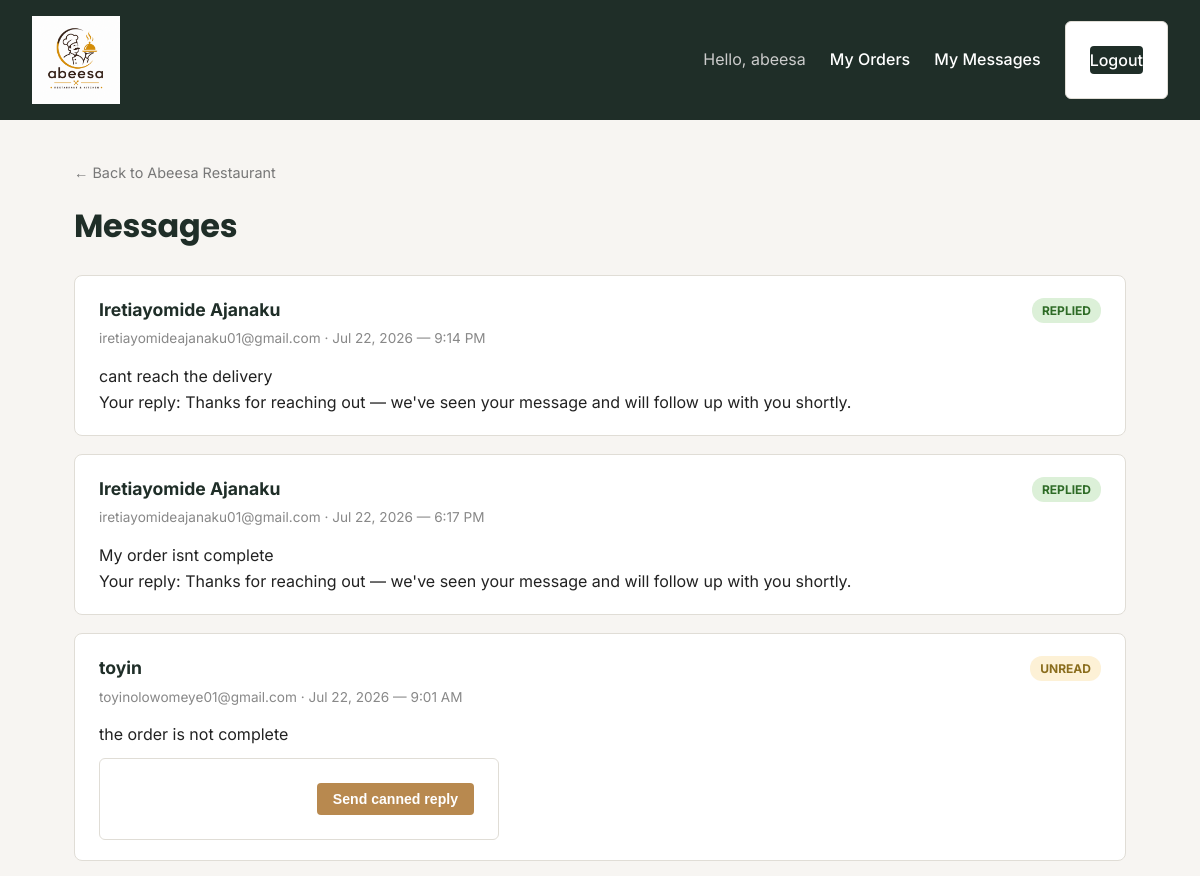
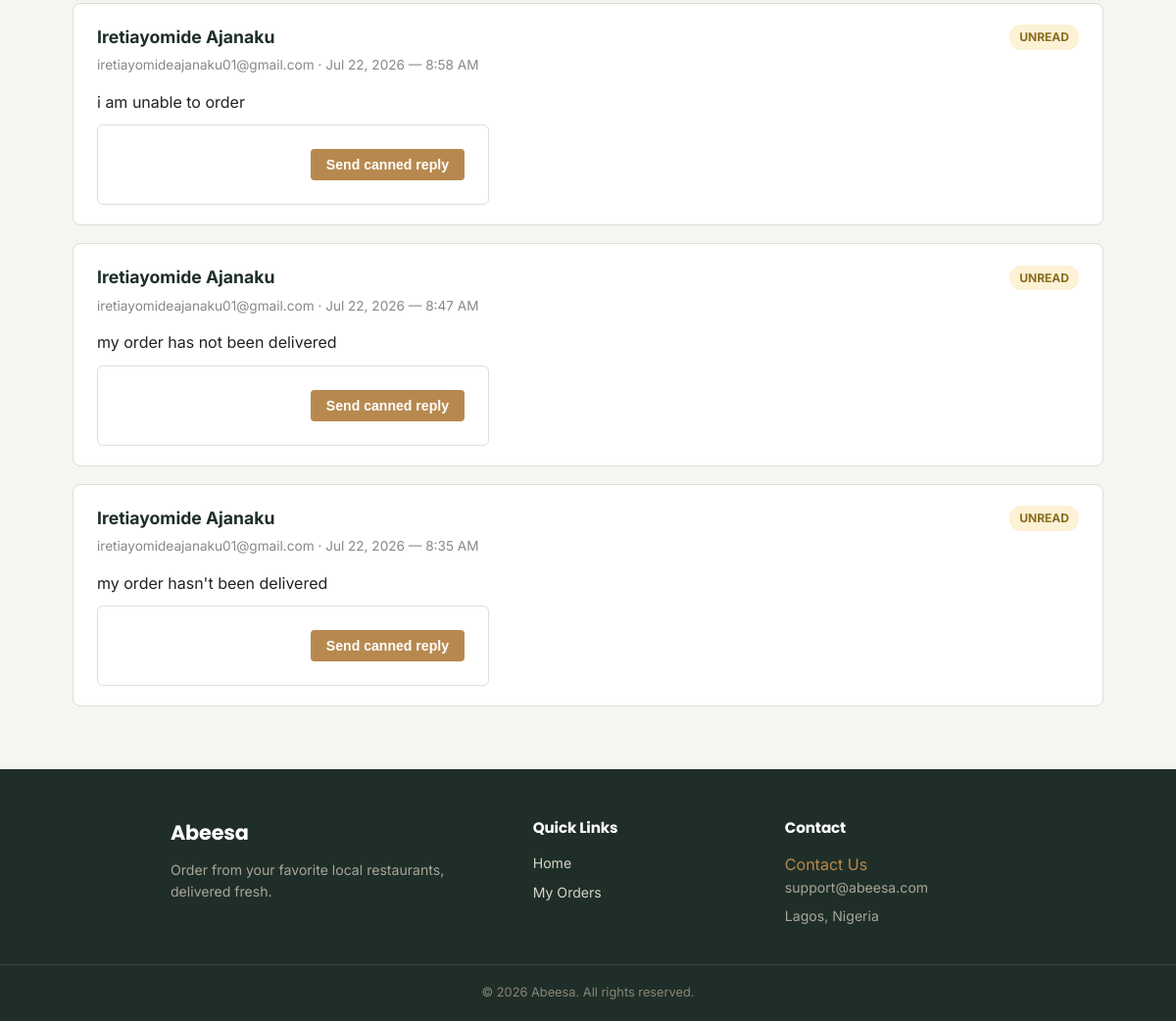
/restaurants/1/messages/ (signed in), run on the app's committed database (2 pictures, top to bottom).
### restaurants/models.py (models this page shows, shortened)
class Restaurant(models.Model):
    name = models.CharField(max_length=100)
    address = models.CharField(max_length=255)
    opening_time = models.TimeField()
    closing_time = models.TimeField()
    owner = models.ForeignKey(User, on_delete=models.CASCADE, related_name='restaurants')
    bank_name = models.CharField(max_length=100, blank=True)
    account_number = models.CharField(max_length=20, blank=True)
    account_name = models.CharField(max_length=100, blank=True)

class ContactMessage(models.Model):
    restaurant = models.ForeignKey(Restaurant, on_delete=models.CASCADE, related_name='messages', null=True, blank=True)
    sender = models.ForeignKey(User, on_delete=models.CASCADE, related_name='sent_messages')
    name = models.CharField(max_length=100)
    email = models.EmailField()
    message = models.TextField()
    response = models.TextField(blank=True)
    is_read = models.BooleanField(default=False)
    created_at = models.DateTimeField(auto_now_add=True)
    responded_at = models.DateTimeField(null=True, blank=True)

### restaurants/views.py (the view)
# urls.py: path('restaurants/<int:restaurant_pk>/messages/', views.restaurant_messages, name='restaurant_messages'),
@login_required
def restaurant_messages(request, restaurant_pk):
    restaurant = get_object_or_404(Restaurant, pk=restaurant_pk)
    if restaurant.owner != request.user:
        return HttpResponseForbidden("You don't own this restaurant.")
    inbox = restaurant.messages.all().order_by('-created_at')
    return render(request, 'restaurants/restaurant_messages.html', {'restaurant': restaurant, 'inbox': inbox})

### templates/restaurants/restaurant_messages.html (shortened to what this page needs)
{% extends "base.html" %}
{% block content %}
  <a href="{% url 'restaurant_detail' restaurant.pk %}" class="back-link">&larr; Back to {{ restaurant.name }}</a>
  <h1>Messages</h1>
  {% if inbox %}
    <div class="orders-list">
      {% for msg in inbox %}
        <div class="order-card">
          <div class="order-card-head">
            <strong>{{ msg.name }}</strong>
            <span class="order-status {% if msg.is_read %}order-status-completed{% else %}order-status-pending{% endif %}">
              {% if msg.is_read %}Replied{% else %}Unread{% endif %}
            </span>
          </div>
          <p class="order-date">{{ msg.email }} · {{ msg.created_at|date:"M d, Y — g:i A" }}</p>
          <p>{{ msg.message }}</p>
          {% if msg.response %}
            <p class="order-delivery">Your reply: {{ msg.response }}</p>
          {% else %}
            <form method="post" action="{% url 'reply_to_message' msg.pk %}" class="cancel-form">
              <button type="submit" class="btn-add">Send canned reply</button>
            </form>
          {% endif %}
        </div>
      {% endfor %}
    </div>
  {% else %}
    <p class="empty-message">No messages yet.</p>
  {% endif %}
{% endblock %}

### templates/base.html (shortened to what this page needs)
<!DOCTYPE html>
<html lang="en">
<head>
  {% load static %}
 <link rel="stylesheet" href="{% static 'css/main.css' %}?v=6">
</head>
<body>
  <nav>
    <a href="{% url 'restaurant_list' %}" class="brand-link">
      <img src="{% static 'images/logo.png' %}" alt="Abeesa" class="brand-logo">
    </a>
    <div class="nav-links" id="navLinks">
      {% if request.user.is_authenticated %}
        <span>Hello, {{ request.user.username }}</span>
        <a href="{% url 'my_orders' %}">My Orders</a>
        <a href="{% url 'my_messages' %}">My Messages</a>
        <form method="post" action="{% url 'logout' %}" class="logout-form">
          <button type="submit" class="logout-btn">Logout</button>
        </form>
      {% else %}
        <a href="{% url 'login' %}">Login</a>
        <a href="{% url 'register' %}">Register</a>
      {% endif %}
    </div>
  </nav>
  <main>
    {% block content %}{% endblock %}
  </main>
  <footer class="site-footer">
    <div class="footer-content">
      <div class="footer-brand">
        <h3>Abeesa</h3>
        <p>Order from your favorite local restaurants, delivered fresh.</p>
      </div>
      <div class="footer-links">
        <h4>Quick Links</h4>
        <a href="{% url 'restaurant_list' %}">Home</a>
        {% if request.user.is_authenticated %}
          <a href="{% url 'my_orders' %}">My Orders</a>
        {% else %}
          <a href="{% url 'login' %}">Login</a>
          <a href="{% url 'register' %}">Register</a>
        {% endif %}
      </div>
      <div class="footer-contact">
        <h4>Contact</h4>
        <a href="{% url 'contact' %}">Contact Us</a>
        <p>support@abeesa.com</p>
        <p>Lagos, Nigeria</p>
      </div>
    </div>
    <div class="footer-bottom">
      <p>&copy; {% now "Y" %} Abeesa. All rights reserved.</p>
    </div>
  </footer>
</body>
</html>

### static/css/main.css (style rules this page uses)
* { box-sizing: border-box; margin: 0; padding: 0; }
body { font-family: 'Inter', 'Segoe UI', Arial, sans-serif; background-color: #f7f5f2; color: #222; line-height: 1.6; }
h1, h2, h3, h4 { font-family: 'Poppins', 'Segoe UI', Arial, sans-serif; letter-spacing: -0.01em; }
a { text-decoration: none; color: #b8894f; }
nav { background-color: #1f2e28; color: #fff; padding: 16px 32px; display: flex; align-items: center; justify-content: space-between; gap: 24px; position: relative; }
.brand-link { color: #fff; font-family: 'Poppins', 'Segoe UI', Arial, sans-serif; font-weight: 700; font-size: 1.2rem; display: flex; align-items: center; gap: 10px; }
.brand-logo { height: 88px; width: auto; background-color: transparent; display: block; }
.nav-links { display: flex; align-items: center; gap: 24px; }
.nav-links a { color: #fff; font-weight: 500; }
.nav-links span { color: #ccc; }
main { max-width: 900px; margin: 40px auto; padding: 0 24px; }
h1 { margin-bottom: 24px; color: #1f2e28; }
form { background: #fff; border: 1px solid #e0ddd6; border-radius: 6px; padding: 24px; max-width: 400px; }
form button { background-color: #b8894f; color: #fff; border: none; padding: 10px 20px; border-radius: 4px; cursor: pointer; font-weight: 600; }
.back-link { display: inline-block; margin-bottom: 16px; font-size: 0.9rem; color: #777; }
.btn-add { background-color: #b8894f; color: #fff; padding: 8px 16px; border-radius: 4px; font-size: 0.88rem; font-weight: 600; }
.logout-form { display: inline; }
.logout-btn { background-color: #1f2e28 !important; border: none !important; color: #fff !important; font-weight: 500 !important; font-size: 1rem !important; font-family: inherit !important; cursor: pointer !important; padding: 4px 0 !important; }
.orders-list { display: flex; flex-direction: column; gap: 18px; }
.order-card { background: #fff; border: 1px solid #e0ddd6; border-radius: 8px; padding: 20px 24px; }
.order-card-head { display: flex; justify-content: space-between; align-items: center; margin-bottom: 4px; }
.order-card-head strong { color: #1f2e28; font-size: 1.1rem; }
.order-status { font-size: 0.75rem; font-weight: 700; padding: 3px 10px; border-radius: 12px; text-transform: uppercase; }
.order-status-pending { background: #fdf1d6; color: #8a6d1d; }
.order-status-completed { background: #dcf0d8; color: #2e6b26; }
.order-date { color: #888; font-size: 0.85rem; margin-bottom: 14px; }
.cancel-form { margin-top: 10px; text-align: right; }
.site-footer { background-color: #1f2e28; color: #d8d4c8; margin-top: 64px; }
.footer-content { max-width: 900px; margin: 0 auto; padding: 48px 24px 32px; display: grid; grid-template-columns: 1.5fr 1fr 1fr; gap: 32px; }
.footer-brand h3 { color: #fff; font-size: 1.3rem; margin-bottom: 10px; }
.footer-brand p { color: #a9a599; font-size: 0.88rem; line-height: 1.6; }
.footer-links h4, .footer-contact h4 { color: #fff; font-size: 0.95rem; margin-bottom: 12px; }
.footer-links a { display: block; color: #d8d4c8; font-size: 0.88rem; margin-bottom: 8px; }
.footer-contact p { color: #a9a599; font-size: 0.88rem; margin-bottom: 6px; }
.footer-bottom { border-top: 1px solid rgba(255, 255, 255, 0.1); text-align: center; padding: 18px 24px; }
.footer-bottom p { color: #8a8677; font-size: 0.8rem; }
@media (min-width: 1200px) { main { max-width: 1100px; } }

### data on the page
Restaurant: name "Abeesa Restaurant"
ContactMessage: name "Iretiayomide Ajanaku", is_read "REPLIED", email "iretiayomideajanaku01@gmail.com", created_at "Jul 22, 2026 — 9:14 PM", message "cant reach the delivery", response "Thanks for reaching out — we've seen your message and will follow up with you shortly."
ContactMessage: name "Iretiayomide Ajanaku", is_read "REPLIED", email "iretiayomideajanaku01@gmail.com", created_at "Jul 22, 2026 — 6:17 PM", message "My order isnt complete", response "Thanks for reaching out — we've seen your message and will follow up with you shortly."
ContactMessage: name "toyin", is_read "UNREAD", email "toyinolowomeye01@gmail.com", created_at "Jul 22, 2026 — 9:01 AM", message "the order is not complete", response "Send canned reply"
ContactMessage: name "Iretiayomide Ajanaku", is_read "UNREAD", email "iretiayomideajanaku01@gmail.com", created_at "Jul 22, 2026 — 8:58 AM", message "i am unable to order", response "Send canned reply"
ContactMessage: name "Iretiayomide Ajanaku", is_read "UNREAD", email "iretiayomideajanaku01@gmail.com", created_at "Jul 22, 2026 — 8:47 AM", message "my order has not been delivered", response "Send canned reply"
ContactMessage: name "Iretiayomide Ajanaku", is_read "UNREAD", email "iretiayomideajanaku01@gmail.com", created_at "Jul 22, 2026 — 8:35 AM", message "my order hasn't been delivered", response "Send canned reply"

### other printed values
{{ request.user.username }} "abeesa"
